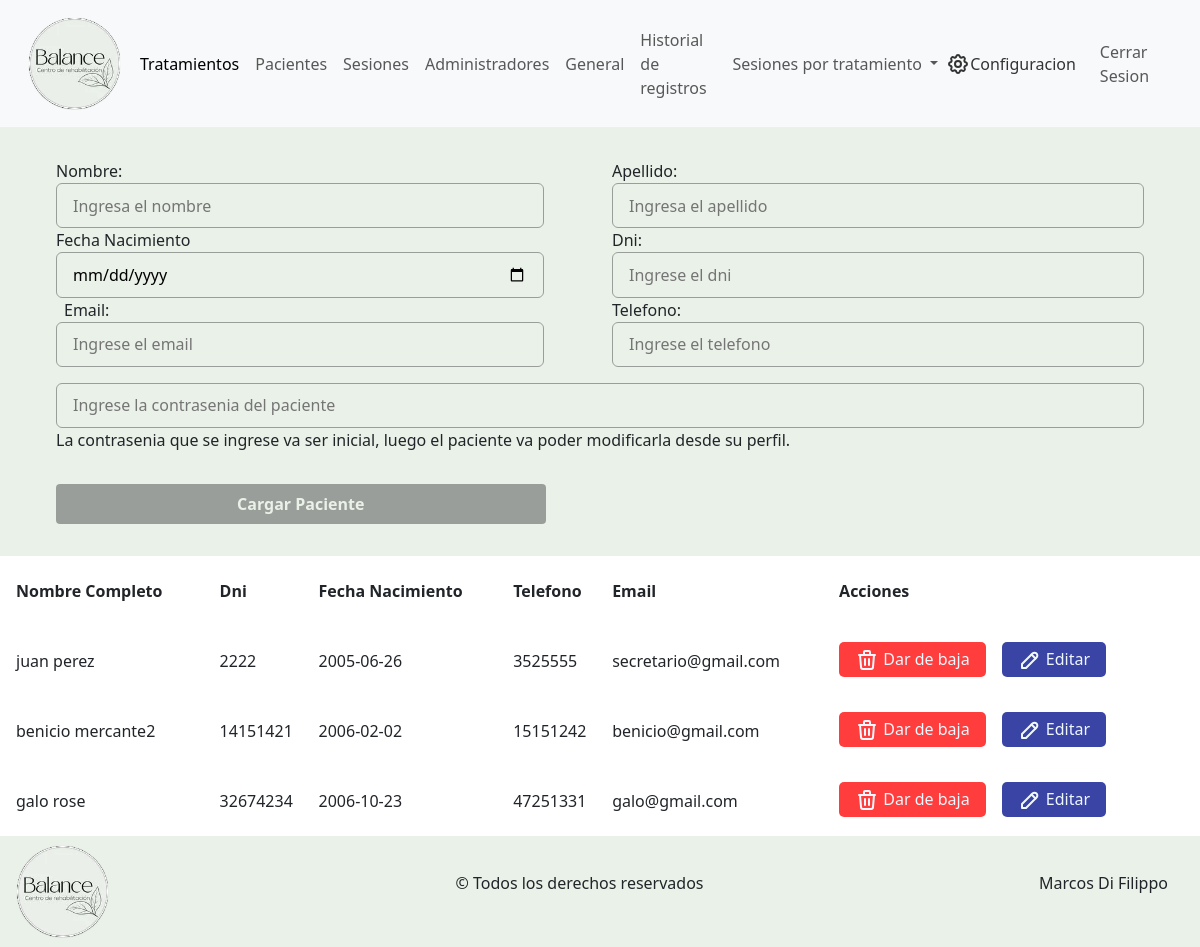
Screenshot of /admin/pacientes.php (signed in) with the database file from the repository.
### tables this page shows
CREATE TABLE `personas` (
  `id_personas` int(11) NOT NULL,
  `nombre` varchar(45) NOT NULL,
  `apellido` varchar(45) NOT NULL,
  `dni` int(11) NOT NULL,
  `fecha_nacimiento` date NOT NULL,
  `telefono` int(11) NOT NULL,
  `email` varchar(60) NOT NULL,
  `fk_rol` int(11) NOT NULL,
  `contrasenia` varchar(45) DEFAULT NULL
);

### admin/abml/lectura.php (called while the page is built, shortened)
<?php
    $lecturaUsuarios = "SELECT * FROM `personas`";
?>

### admin/pacientes.php (the view, shortened to what this page needs)
<?php
    include_once("../componentes-admin/header.php");
    include_once("../componentes/config/config.php");
    include_once("./abml/lectura.php");
?>
<main id="main-pacientes">
    <section id="section-alta-pacientes">
        <article class="container" id="article-alta-pacientes">
            <form class="container-fluid" id="form-alta" action="./abml/alta-paciente.php" method="post">
                <div class="row">
                    <div class="col-6 text-start">
                        <label for="nombre">Nombre:</label>
                        <input class="col-11 input-paciente" type="text" name="nombre" id="nombre" placeholder="Ingresa el nombre">
                        <label for="fecha-nacimiento">Fecha Nacimiento</label>
                        <input class="col-11 input-paciente" type="date" name="fecha-nacimiento" id="fecha-nacimiento">
                        <label class="ms-2" for="email">Email:</label>
                        <input class="col-11 input-paciente" type="email" name="email" id="email" placeholder="Ingrese el email" autocomplete="additional-name">
                    </div>
                    <div class="col-6">
                        <label for="apellido">Apellido:</label>
                        <input class="col-12 input-paciente" type="text" name="apellido" id="apellido" placeholder="Ingresa el apellido">
                        <label for="dni">Dni:</label>
                        <input class="col-12 input-paciente" type="number" name="dni" id="dni" placeholder="Ingrese el dni">
                        <label for="telefono">Telefono:</label>
                        <input class="col-12 input-paciente" type="number" name="telefono" id="telefono" placeholder="Ingrese el telefono">
                    </div>
                    <div>
                        <input class="col-12 input-paciente mt-3" type="text" name="contrasenia" id="contrasenia" placeholder="Ingrese la contrasenia del paciente">
                        <p>La contrasenia que se ingrese va ser inicial, luego el paciente va poder modificarla desde su perfil.</p>
                    </div>
                </div>
                <div>
                    <button class="submit-paciente" type="submit" value="Cargar Paciente">Cargar Paciente</button>
                </div>
            </form>
        </article>
    </section>
    <section>
        <article class="article-talbe">
            <table>
                <thead>
                    <tr>
                        <th class="columna-nombre">
                            Nombre Completo
                        </th>
                        <th>
                            Dni
                        </th>
                        <th>
                            Fecha Nacimiento
                        </th>
                        <th>
                            Telefono
                        </th>
                        <th>
                            Email
                        </th>
                        <th>
                            Acciones
                        </th>
                    </tr>
                </thead>
                <tbody>
                    <?php
                        if ($_SESSION["fk_rol"] == 2) {
                            $lecturaUsuarios .= "WHERE `fk_rol`=3 and `email`!='$_SESSION[email]'";
                        }
                        else {
                            $lecturaUsuarios .= " WHERE `email`!='$_SESSION[email]'";
                        }
                        $usuarios = mysqli_query($conexion,$lecturaUsuarios);
                        while($usuario = mysqli_fetch_array($usuarios)) {
                            $idUsuario = $usuario["id_personas"];
                            echo "<tr>";
                            echo "<td class='columna-nombre'>$usuario[nombre] $usuario[apellido]</td>
                            <td>$usuario[dni]</td>
                            <td>$usuario[fecha_nacimiento]</td>
                            <td>$usuario[telefono]</td>
                            <td>$usuario[email]</td>
                            <td class='td-links'>
                                <a class='links-pacientes eliminar-paciente' href='./abml/baja.php?idU=$usuario[id_personas]'>
                                <svg xmlns='http://www.w3.org/2000/svg' width='24' height='24' viewBox='0 0 24 24' fill='none' stroke='currentColor' stroke-width='2' stroke-linecap='round' stroke-linejoin='round' class='icon icon-tabler icons-tabler-outline icon-tabler-trash'><path stroke='none' d='M0 0h24v24H0z' fill='none'/><path d='M4 7l16 0' /><path d='M10 11l0 6' /><path d='M14 11l0 6' /><path d='M5 7l1 12a2 2 0 0 0 2 2h8a2 2 0 0 0 2 -2l1 -12' /><path d='M9 7v-3a1 1 0 0 1 1 -1h4a1 1 0 0 1 1 1v3' /></svg>
                                <span>
                                    Dar de baja
                                </span>
                                </a>
                                <a class='links-pacientes modificar-paciente'   href='./abml/modificacion-paciente.php?idU=$idUsuario'>
                                <svg xmlns='http://www.w3.org/2000/svg' width='24' height='24' viewBox='0 0 24 24' fill='none' stroke='currentColor' stroke-width='2' stroke-linecap='round' stroke-linejoin='round' class='icon icon-tabler icons-tabler-outline icon-tabler-pencil'><path stroke='none' d='M0 0h24v24H0z' fill='none'/><path d='M4 20h4l10.5 -10.5a2.828 2.828 0 1 0 -4 -4l-10.5 10.5v4' /><path d='M13.5 6.5l4 4' /></svg>
                                <span>
                                    Editar
                                </span>
                                </a>
                            </td>
                            ";
                            echo "</tr>";
                        }
                    ?>
                </tbody>
            </table>
        </article>
    </section>
</main>
<?php
    include_once("../componentes-admin/footer.php");
?>

### css-admin/pacientes.css (style rules this page uses)
#form-alta { display: flex; }
#section-alta-pacientes { display: flex; padding: 2rem; background-color: #EAF1E8; }
.links-pacientes { border-radius: 5px; padding: 0.3rem 1rem; color: aliceblue; text-decoration: none; margin-top: 1rem; }
.modificar-paciente { background-color: rgba(4, 18, 141, 0.788); }
.eliminar-paciente { background-color: rgba(255, 0, 0, 0.76); }

### css-admin/main.css (style rules this page uses)
* { margin: 0; padding: 0; }
a { text-decoration: none; }
svg { transition: color 0.3s ease; }
.input-paciente { padding: 0.6rem 1rem !important; background-color: #EAF1E8; border: 1px solid #9a9e9a; border-radius: 6px; }
.td-links { display: flex; column-gap: 1rem; }
.article-talbe { width: 100%; display: flex; flex-direction: column; justify-content: center; align-items: center; }
table { width: 100%; }
tr { height: 70px; transition: background-color 0.2s ease; }
#form-alta, .form-modificacion { display: flex; flex-direction: column; justify-content: center; row-gap: 1rem; }
input { padding: 0.4rem !important ; }
.submit-paciente { width: 45% !important; color: #EAF1E8; font-weight: bolder; background-color: #9a9e9a; border: none; border-radius: 4px; padding: 0.5rem; transition: background-color 0.3s ease; }
.columna-nombre { padding-left: 1rem; }

### rows the page displays
personas: nombre "juan", apellido "perez", dni "2222", fecha_nacimiento "2005-06-26", telefono "3525555", email "secretario@gmail.com"
personas: nombre "benicio", apellido "mercante2", dni "14151421", fecha_nacimiento "2006-02-02", telefono "15151242", email "benicio@gmail.com"
personas: nombre "galo", apellido "rose", dni "32674234", fecha_nacimiento "2006-10-23", telefono "47251331", email "galo@gmail.com"
